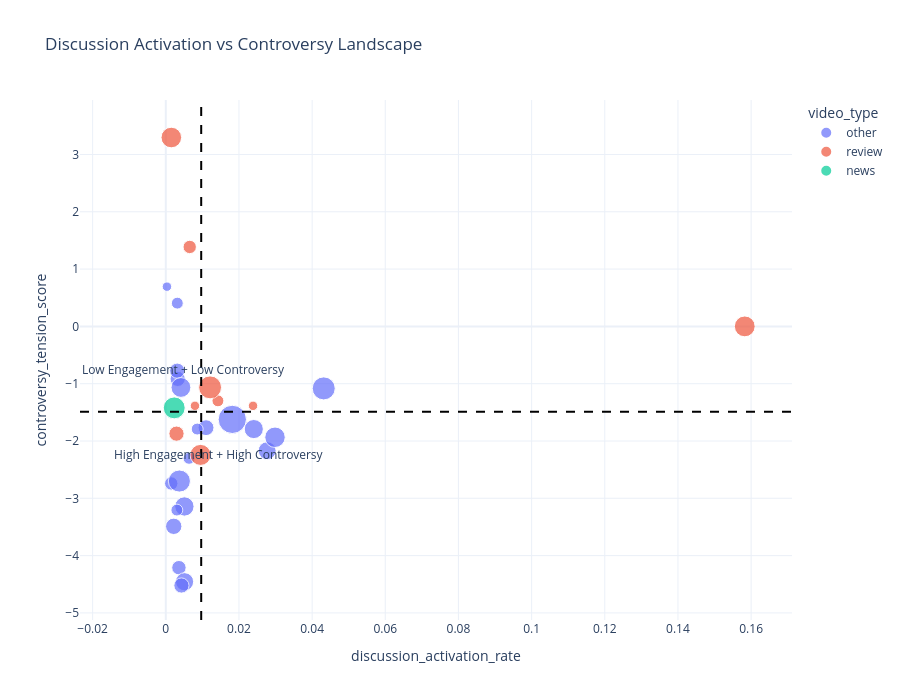

The notebook cell this image was saved under:
### Code cell
import plotly.express as px

# =========================
# BUILD QUADRANT MAP
# =========================

fig = px.scatter(

    videos_df,

    x="discussion_activation_rate",
    y="controversy_tension_score",

    color="video_type",

    size="log_comment_count",

    hover_data=[
        "title",
        "sentiment",
        "log_like_count",
        "log_comment_count"
    ],

    opacity=0.7,

    title="Discussion Activation vs Controversy Landscape"
)

# =========================
# ADD QUADRANT LINES
# =========================

dar_mean = videos_df[
    "discussion_activation_rate"
].mean()

cts_mean = videos_df[
    "controversy_tension_score"
].mean()

fig.add_vline(
    x=dar_mean,
    line_dash="dash",
    line_color="black"
)

fig.add_hline(
    y=cts_mean,
    line_dash="dash",
    line_color="black"
)

# =========================
# ANNOTATIONS
# =========================

fig.add_annotation(
    x=dar_mean * 1.5,
    y=cts_mean * 1.5,
    text="High Engagement + High Controversy",
    showarrow=False
)

fig.add_annotation(
    x=dar_mean * 0.5,
    y=cts_mean * 0.5,
    text="Low Engagement + Low Controversy",
    showarrow=False
)

# =========================
# LAYOUT
# =========================

fig.update_layout(
    template="plotly_white",
    height=700
)

fig.show()

# Optional:
fig.write_html(
    f"plots/Zalando/DAR_CTS_quadrant_map.html"
)

### Figure 1 — Plotly figure (JSON) as saved in the notebook; plotly's stock layout.template omitted (floating-point values rounded to 4 significant figures)
{"data": [{"customdata": [["Zalando vs. PayPal Aktie - Welche Turnaround-Wette lohnt sich jetzt?", null, 4.654, 2.485], ["Zalando Finds Under €30 | Budget Fashion Haul You’ll Actually Want to Wear!", null, 4.127, 1.386], ["UNBOXING ZALANDO SHOES      .. Support to the channel ☕️⬇️", null, 6.033, 2.89], ["Zalando Finds #shorts #new #2023 #spring #fashion #zalando #haul #trending #whitelace #outfitideas", null, 5.82, 1.609], ["ZALANDO HAUL 🛍 Which item would you keep? 🙈 #haul #zalando #fashion #shorts", null, 7.021, 2.565], ["Winter Footwear Picks", null, 5.568, 2.079], ["Freshly Package from Zalando /#shorts", null, 2.708, 1.792], ["Planning to shop from Zalando Lounge: The Netherlands ??? Must have a look #shorts", null, 2.398, 0], ["Zalando, Momox oder H&M? So bekommst du am meisten Geld für Kleidung! | SAT.1 Frühstücksfernsehen", null, 6.483, 3.784], ["ZALANDO ADVENTSKALENDER 2025 UNBOXING 🎄✨", null, 5.193, 4.111], ["ZALANDO LOUNGE SHOPPING HAUL. Shopaholic secrets. BIG UNBOXING", null, 2.565, 1.792], ["Zalando finds you must have", null, 6.314, 1.792], ["Perfect X | Sandals", null, 1.609, 0], ["Here’s why the #ZalandoAdventCalendar should be on your beauty wishlist  👏 #ZalandoBeauty #Shorts", null, 0, 0], ["XXL Zalando FAIL Haul - Was behalte ich?", null, 7.832, 6.209], ["Un-Laced | Episode One | Sneakers | Zalando", null, 0.6931, 1.099], ["Zalando: 200 Tage-Linie im Blick - vor den Quartalszahlen einsteigen? Tipp der Woche", null, 3.714, 1.946], ["Zalando Haul tiktok loulous lifestyle", null, 4.007, 0], ["All these sneakers and Sambas are still a style staple 👏 #Streetwear #AdidasSambas", null, 0, 0.6931], ["Short auf Zalando: Neues Tief im Bereich 20 Euro möglich - Trading-Tipp des Tages", null, 3.401, 1.099], ["Zalando Aktie vor MEGA Trendwende! GANN Analyse zeigt den Wendepunkt 2025", null, 5.193, 3.258], ["Zalando: Analystenlob - endlich wieder ein Kauf? Trading-Tipp des Tages", null, 4.304, 1.099], ["Ist Zalando bald pleite?! ⚡ | E-Commerce Shorts", null, 2.89, 1.099], ["If only getting dressed was THIS easy 🎮 #Zalando #AutumnStyle #FallFashion", null, 0, 0], ["Zalando Prognose 2 Monate später | Analyse traf zu 100%", null, 4.625, 2.833], ["Best Zalando Accessories for You #fashion #streetwear #zalando", null, 3.638, 0], ["Try on haul from zalando. Return or keep? My mother is also joining the try on.  #tryonhaul #zalando", null, 2.565, 0], ["Unboxing Zalando Privé 🧡 @zalando#unboxingvideo #zalando #eveneodd #zalandoprivé #unboxing", null, 3.367, 0], ["Zalando im Sturzflug - jetzt short gehen! Trading-Tipp", null, 4.111, 3.045]], "hovertemplate": "video_type=other<br>discussion_activation_rate=%{x}<br>controversy_tension_score=%{y}<br>log_comment_count=%{customdata[3]}<br>title=%{customdata[0]}<br>sentiment=%{customdata[1]}<br>log_like_count=%{customdata[2]}<extra></extra>", "legendgroup": "other", "marker": {"color": "#636efa", "opacity": 0.7, "size": [2.485, 1.386, 2.89, 1.609, 2.565, 2.079, 1.792, 0.0, 3.784, 4.111, 1.792, 1.792, 0.0, 0.0, 6.209, 1.099, 1.946, 0.0, 0.6931, 1.099, 3.258, 1.099, 1.099, 0.0, 2.833, 0.0, 0.0, 0.0, 3.045], "sizemode": "area", "sizeref": 0.01552, "symbol": "circle"}, "mode": "markers", "name": "other", "orientation": "v", "showlegend": true, "type": "scatter", "x": [0.02771, 0.001482, 0.005083, 0.003589, 0.005126, 0.002166, 0.00325, 0.00254, 0.003707, 0.04317, 0.00311, 0.004272, 0.0009339, 0.0, 0.01818, 0.003146, 0.011, 0.005722, 0.0003075, 0.006354, 0.02986, 0.003023, 0.008585, 0.0, 0.02405, 0.00361, 0.001633, 0.003869, 0.004136], "xaxis": "x", "y": [-2.169, -2.741, -3.143, -4.211, -4.456, -3.489, -0.9163, -2.398, -2.699, -1.082, -0.7732, -4.522, -1.609, 0.0, -1.623, 0.4055, -1.768, -4.007, 0.6931, -2.303, -1.935, -3.205, -1.792, 0.0, -1.792, -3.638, -2.565, -3.367, -1.066], "yaxis": "y"}, {"customdata": [["Zalando Platform Review – Reliable Fashion Platform Explained", null, 1.386, 0], ["Zalando Review 2026 Is Zalando Legit or a Scam Online Shopping Store", null, 0, 0], ["ZALANDO APP REVIEW - IS IT WORTH IT? (EXPLAINED)", null, 1.386, 0], ["I Zalando review as a Petite woman- is Zalando Petite approved?", null, 2.079, 0.6931], ["Das hätte ich nicht erwartet… | Zalando Adventskalender 2025 Review (über 500 € Wert)...WOW!!!", null, 1.609, 0], ["Review Deutsch 1  Zalando bis zu 80% Rabatt  - Weniger Werbung & bessere Preise auf Zalando Mode", null, 0, 3.296], ["Zalando Review: Is Zalando Legit | Is Zalando Real Or Fake", null, 0, 0], ["Zalando.co.uk Review: Is zalando uk Legit and Worth It? Honest Look", null, 0, 0], ["How to check the reviews of a product on Zalando? - Zalando Tips", null, 0, 0], ["Zalando really did me like this?...| REVIEW", null, 3.664, 1.792], ["ZALANDO HAUL// ZALANDO REVIEW//HUMMEL//+ HOW TO LABEL MY SON´S CLOTHING//Rubys Foreign Family", null, 3.367, 3.367], ["ZALANDO ONLINE SHOP | ZALANDO UNBOXING | ZALANDO REVIEW   | AMIFULLESTBEAUTY", null, 0, 1.386], ["Zalando App - How to Find Reviews | See What Others Say", null, 0, 0], ["ZALANDO UNBOXING  | ZALANDO HAUL TRY ON | NON BIASED | HONEST REVIEW", null, 2.398, 1.099], ["Zalando Affiliate Program Review: Honest User Experience & Earnings Potential", null, 1.946, 0], ["[Review] Watercolors Produkte von Zalando.de", null, 5.142, 4.078], ["Naturkosmetik Review auf Zalando Beauty | Werbung", null, 5.677, 3.434], ["Zalando-prive.store Reviews: Is Zalando-prive luxury product Legit or a Scam?", null, 0, 0], ["Zalando Review of Savant eCommerce Berlin 2018", null, 0, 0], ["\"Zalando Dresses Haul: Try-On & Review\"", null, 2.079, 0.6931]], "hovertemplate": "video_type=review<br>discussion_activation_rate=%{x}<br>controversy_tension_score=%{y}<br>log_comment_count=%{customdata[3]}<br>title=%{customdata[0]}<br>sentiment=%{customdata[1]}<br>log_like_count=%{customdata[2]}<extra></extra>", "legendgroup": "review", "marker": {"color": "#EF553B", "opacity": 0.7, "size": [0.0, 0.0, 0.0, 0.6931, 0.0, 3.296, 0.0, 0.0, 0.0, 1.792, 3.367, 1.386, 0.0, 1.099, 0.0, 4.078, 3.434, 0.0, 0.0, 0.6931], "sizemode": "area", "sizeref": 0.01552, "symbol": "circle"}, "mode": "markers", "name": "review", "orientation": "v", "showlegend": true, "type": "scatter", "x": [0.002027, 0.0, 0.001741, 0.02385, 0.007407, 0.001508, 0.0, 0.0, 0.0, 0.002924, 0.1583, 0.006536, 0.0, 0.01425, 0.003742, 0.0121, 0.009493, 0.0, 0.0, 0.007969], "xaxis": "x", "y": [-1.386, 0.0, -1.386, -1.386, -1.609, 3.296, 0.0, 0.0, 0.0, -1.872, 0.0, 1.386, 0.0, -1.299, -1.946, -1.064, -2.243, 0.0, 0.0, -1.386], "yaxis": "y"}, {"customdata": [["Wie Betrüger mit Zalando abzocken | hessenschau", null, 5.136, 3.714]], "hovertemplate": "video_type=news<br>discussion_activation_rate=%{x}<br>controversy_tension_score=%{y}<br>log_comment_count=%{customdata[3]}<br>title=%{customdata[0]}<br>sentiment=%{customdata[1]}<br>log_like_count=%{customdata[2]}<extra></extra>", "legendgroup": "news", "marker": {"color": "#00cc96", "opacity": 0.7, "size": [3.714], "sizemode": "area", "sizeref": 0.01552, "symbol": "circle"}, "mode": "markers", "name": "news", "orientation": "v", "showlegend": true, "type": "scatter", "x": [0.0023], "xaxis": "x", "y": [-1.422], "yaxis": "y"}], "layout": {"annotations": [{"showarrow": false, "text": "High Engagement + High Controversy", "x": 0.01451, "y": -2.235}, {"showarrow": false, "text": "Low Engagement + Low Controversy", "x": 0.004837, "y": -0.7449}], "height": 700, "legend": {"itemsizing": "constant", "title": {"text": "video_type"}, "tracegroupgap": 0}, "shapes": [{"line": {"color": "black", "dash": "dash"}, "type": "line", "x0": 0.009674, "x1": 0.009674, "xref": "x", "y0": 0, "y1": 1, "yref": "y domain"}, {"line": {"color": "black", "dash": "dash"}, "type": "line", "x0": 0, "x1": 1, "xref": "x domain", "y0": -1.49, "y1": -1.49, "yref": "y"}], "title": {"text": "Discussion Activation vs Controversy Landscape"}, "xaxis": {"anchor": "y", "domain": [0, 1], "title": {"text": "discussion_activation_rate"}}, "yaxis": {"anchor": "x", "domain": [0, 1], "title": {"text": "controversy_tension_score"}}}}
